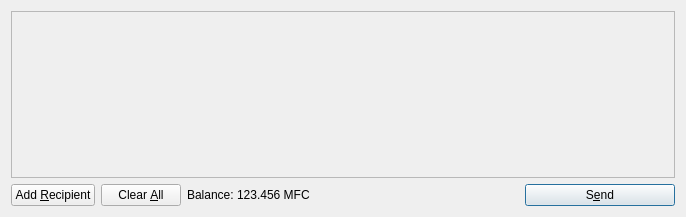
<?xml version="1.0" encoding="UTF-8"?>
<ui version="4.0">
 <class>SendCoinsDialog</class>
 <widget class="QDialog" name="SendCoinsDialog">
  <property name="geometry">
   <rect>
    <x>0</x>
    <y>0</y>
    <width>686</width>
    <height>217</height>
   </rect>
  </property>
  <property name="windowTitle">
   <string>Send Coins</string>
  </property>
  <layout class="QVBoxLayout" name="verticalLayout">
   <item>
    <widget class="QScrollArea" name="scrollArea">
     <property name="widgetResizable">
      <bool>true</bool>
     </property>
     <widget class="QWidget" name="scrollAreaWidgetContents">
      <property name="geometry">
       <rect>
        <x>0</x>
        <y>0</y>
        <width>666</width>
        <height>165</height>
       </rect>
      </property>
      <layout class="QVBoxLayout" name="verticalLayout_2">
       <property name="margin">
        <number>0</number>
       </property>
       <item>
        <layout class="QVBoxLayout" name="entries">
         <property name="spacing">
          <number>6</number>
         </property>
        </layout>
       </item>
       <item>
        <spacer name="verticalSpacer">
         <property name="orientation">
          <enum>Qt::Vertical</enum>
         </property>
         <property name="sizeHint" stdset="0">
          <size>
           <width>20</width>
           <height>40</height>
          </size>
         </property>
        </spacer>
       </item>
      </layout>
     </widget>
    </widget>
   </item>
   <item>
    <layout class="QHBoxLayout" name="horizontalLayout">
     <item>
      <widget class="QPushButton" name="addButton">
       <property name="toolTip">
        <string>Send to multiple recipients at once</string>
       </property>
       <property name="text">
        <string>Add &amp;Recipient</string>
       </property>
       <property name="icon">
        <iconset resource="../bitcoin.qrc">
         <normaloff>:/icons/add</normaloff>:/icons/add</iconset>
       </property>
       <property name="autoDefault">
        <bool>false</bool>
       </property>
      </widget>
     </item>
     <item>
      <widget class="QPushButton" name="clearButton">
       <property name="sizePolicy">
        <sizepolicy hsizetype="Minimum" vsizetype="Fixed">
         <horstretch>0</horstretch>
         <verstretch>0</verstretch>
        </sizepolicy>
       </property>
       <property name="toolTip">
        <string>Remove all transaction fields</string>
       </property>
       <property name="text">
        <string>Clear &amp;All</string>
       </property>
       <property name="icon">
        <iconset resource="../bitcoin.qrc">
         <normaloff>:/icons/remove</normaloff>:/icons/remove</iconset>
       </property>
       <property name="autoRepeatDelay">
        <number>300</number>
       </property>
       <property name="autoDefault">
        <bool>false</bool>
       </property>
      </widget>
     </item>
     <item>
      <layout class="QHBoxLayout" name="horizontalLayout_2">
       <property name="spacing">
        <number>3</number>
       </property>
       <item>
        <widget class="QLabel" name="label">
         <property name="text">
          <string>Balance:</string>
         </property>
        </widget>
       </item>
       <item>
        <widget class="QLabel" name="labelBalance">
         <property name="cursor">
          <cursorShape>IBeamCursor</cursorShape>
         </property>
         <property name="text">
          <string>123.456 MFC</string>
         </property>
         <property name="textInteractionFlags">
          <set>Qt::LinksAccessibleByMouse|Qt::TextSelectableByKeyboard|Qt::TextSelectableByMouse</set>
         </property>
        </widget>
       </item>
      </layout>
     </item>
     <item>
      <spacer name="horizontalSpacer">
       <property name="orientation">
        <enum>Qt::Horizontal</enum>
       </property>
       <property name="sizeHint" stdset="0">
        <size>
         <width>40</width>
         <height>20</height>
        </size>
       </property>
      </spacer>
     </item>
     <item>
      <widget class="QPushButton" name="sendButton">
       <property name="minimumSize">
        <size>
         <width>150</width>
         <height>0</height>
        </size>
       </property>
       <property name="toolTip">
        <string>Confirm the send action</string>
       </property>
       <property name="text">
        <string>S&amp;end</string>
       </property>
       <property name="icon">
        <iconset resource="../bitcoin.qrc">
         <normaloff>:/icons/send</normaloff>:/icons/send</iconset>
       </property>
       <property name="default">
        <bool>true</bool>
       </property>
      </widget>
     </item>
    </layout>
   </item>
  </layout>
 </widget>
 <resources>
  <include location="../bitcoin.qrc"/>
 </resources>
 <connections/>
</ui>
